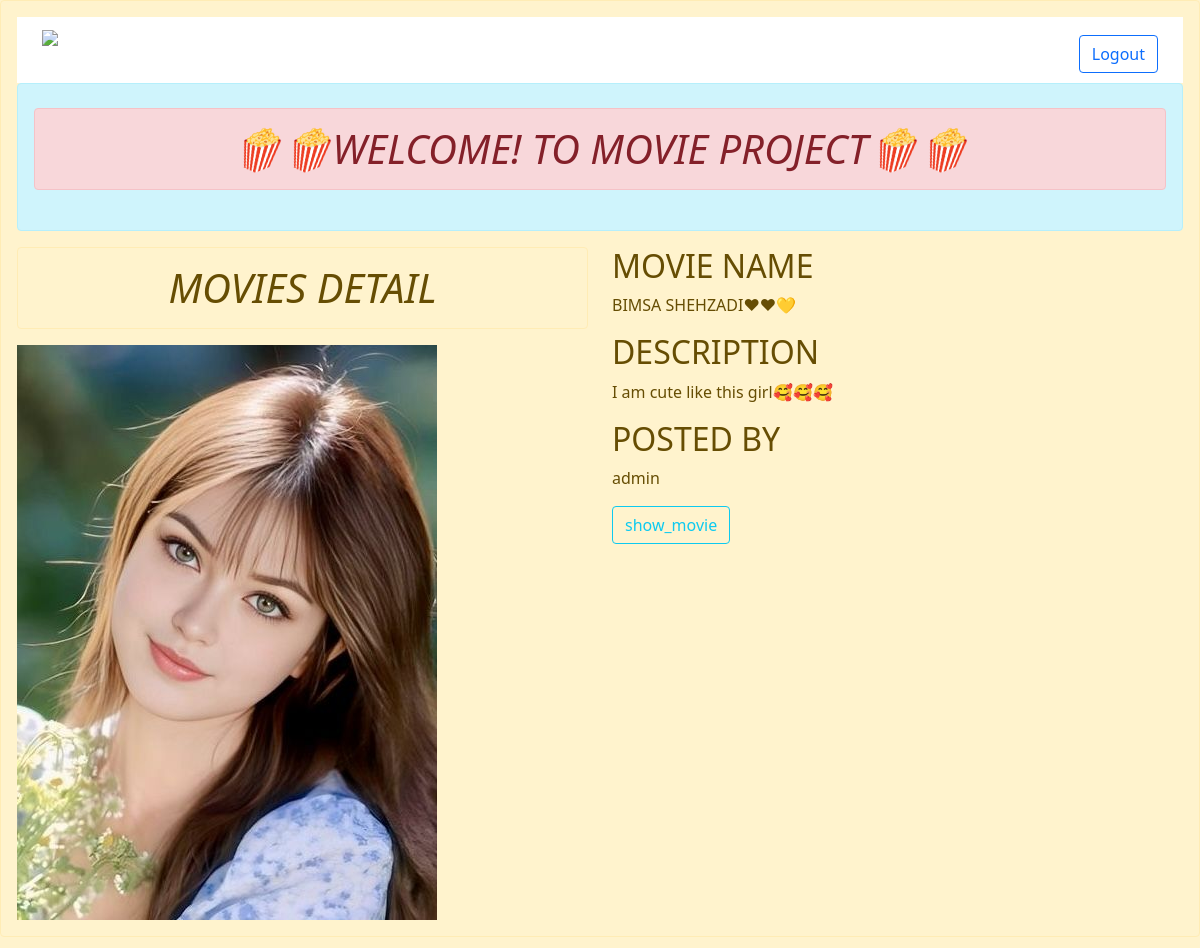
Page /detail/14/ (signed in) on the committed database.
### movie_app/models.py (models this page shows)
class Movie_Model(models.Model):
    movie_name = models.CharField(max_length=150)
    discription = models.CharField(max_length=250)
    image = models.ImageField(upload_to='images', blank=True)
    owner = models.ForeignKey(User,on_delete=models.CASCADE)

### movie_app/views.py (the view)
# urls.py: path('detail/<int:id>/',views.detail,name='detail'),
@login_required
def detail(request,id):
    detail = Movie_Model.objects.get(id=id)
    return render(request, 'detail.html', {'detail': detail})

### templates/detail.html
{% extends 'base.html' %}
{% block content %}
<div class="div row">
    <div class="div col-sm-6">
        <h1 class="alert alert-warning text-center"><i>MOVIES DETAIL</i></h1>
        <img src="{{detail.image.url}}">
    </div>
    <div class="div col-sm-6">
<h2 >MOVIE NAME</h2>
<p>{{detail.movie_name}}</p>
<h2>DESCRIPTION</h2>
<p>{{detail.discription}}</p>
<h2>POSTED BY</h2>
<p>{{detail.owner}}</p>
<a href="{% url 'show_movie' %}" class="btn btn-outline-info">show_movie</a>
    </div>
</div>
{% endblock content %}

### rows in the picture
Movie_Model: image (picture), movie_name "BIMSA SHEHZADI❤❤💛", discription "I am cute like this girl🥰🥰🥰", owner "admin"
